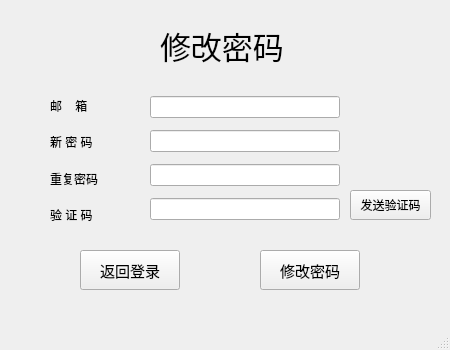
<?xml version="1.0" encoding="UTF-8"?>
<ui version="4.0">
 <class>ForgetWindow</class>
 <widget class="QMainWindow" name="ForgetWindow">
  <property name="geometry">
   <rect>
    <x>0</x>
    <y>0</y>
    <width>450</width>
    <height>350</height>
   </rect>
  </property>
  <property name="minimumSize">
   <size>
    <width>450</width>
    <height>350</height>
   </size>
  </property>
  <property name="maximumSize">
   <size>
    <width>450</width>
    <height>350</height>
   </size>
  </property>
  <property name="windowTitle">
   <string>MainWindow</string>
  </property>
  <widget class="QWidget" name="centralwidget">
   <widget class="QWidget" name="widget" native="true">
    <property name="geometry">
     <rect>
      <x>50</x>
      <y>90</y>
      <width>80</width>
      <height>140</height>
     </rect>
    </property>
    <layout class="QVBoxLayout" name="verticalLayout">
     <item>
      <widget class="QLabel" name="label_mail">
       <property name="text">
        <string>邮    箱</string>
       </property>
      </widget>
     </item>
     <item>
      <widget class="QLabel" name="label_pwd_new">
       <property name="text">
        <string>新 密 码</string>
       </property>
      </widget>
     </item>
     <item>
      <widget class="QLabel" name="label_pwd_ack">
       <property name="text">
        <string>重复密码</string>
       </property>
      </widget>
     </item>
     <item>
      <widget class="QLabel" name="label_verify">
       <property name="text">
        <string>验 证 码</string>
       </property>
      </widget>
     </item>
    </layout>
   </widget>
   <widget class="QWidget" name="widget_2" native="true">
    <property name="geometry">
     <rect>
      <x>150</x>
      <y>90</y>
      <width>190</width>
      <height>140</height>
     </rect>
    </property>
    <layout class="QVBoxLayout" name="verticalLayout_2">
     <item>
      <widget class="QLineEdit" name="lineEdit_mail"/>
     </item>
     <item>
      <widget class="QLineEdit" name="lineEdit_pwd_new">
       <property name="echoMode">
        <enum>QLineEdit::Password</enum>
       </property>
      </widget>
     </item>
     <item>
      <widget class="QLineEdit" name="lineEdit_pwd_ack">
       <property name="echoMode">
        <enum>QLineEdit::Password</enum>
       </property>
      </widget>
     </item>
     <item>
      <widget class="QLineEdit" name="lineEdit_verify"/>
     </item>
    </layout>
   </widget>
   <widget class="QPushButton" name="pushButton_ret">
    <property name="geometry">
     <rect>
      <x>80</x>
      <y>250</y>
      <width>100</width>
      <height>40</height>
     </rect>
    </property>
    <property name="font">
     <font>
      <pointsize>11</pointsize>
     </font>
    </property>
    <property name="text">
     <string>返回登录</string>
    </property>
   </widget>
   <widget class="QPushButton" name="pushButton_modify">
    <property name="geometry">
     <rect>
      <x>260</x>
      <y>250</y>
      <width>100</width>
      <height>40</height>
     </rect>
    </property>
    <property name="font">
     <font>
      <pointsize>11</pointsize>
     </font>
    </property>
    <property name="text">
     <string>修改密码</string>
    </property>
   </widget>
   <widget class="QPushButton" name="pushButton_send">
    <property name="geometry">
     <rect>
      <x>350</x>
      <y>190</y>
      <width>81</width>
      <height>30</height>
     </rect>
    </property>
    <property name="text">
     <string>发送验证码</string>
    </property>
   </widget>
   <widget class="QLabel" name="label_title">
    <property name="geometry">
     <rect>
      <x>160</x>
      <y>20</y>
      <width>170</width>
      <height>50</height>
     </rect>
    </property>
    <property name="font">
     <font>
      <pointsize>23</pointsize>
     </font>
    </property>
    <property name="text">
     <string>修改密码</string>
    </property>
   </widget>
  </widget>
  <widget class="QMenuBar" name="menubar">
   <property name="geometry">
    <rect>
     <x>0</x>
     <y>0</y>
     <width>450</width>
     <height>26</height>
    </rect>
   </property>
  </widget>
  <widget class="QStatusBar" name="statusbar"/>
 </widget>
 <resources/>
 <connections/>
</ui>
